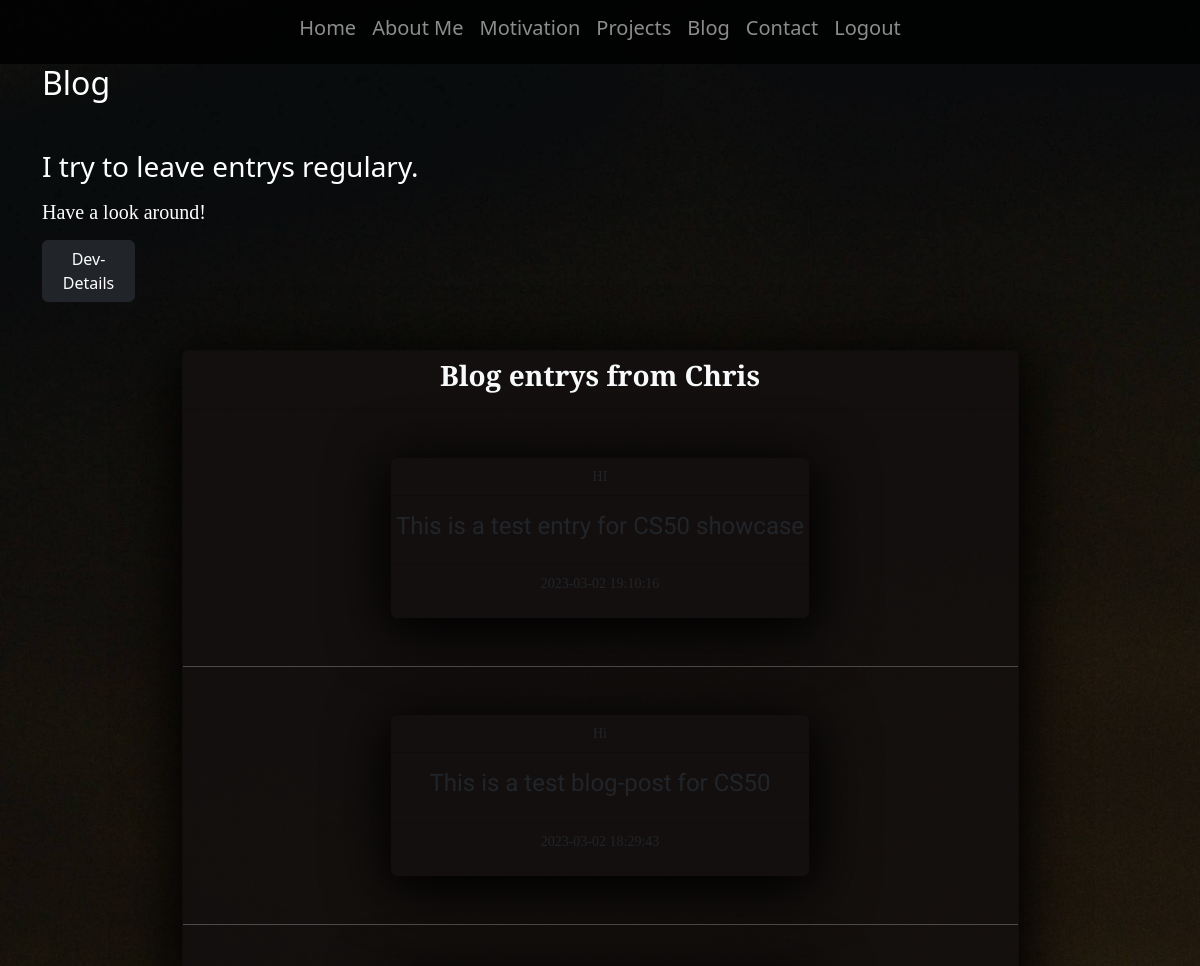
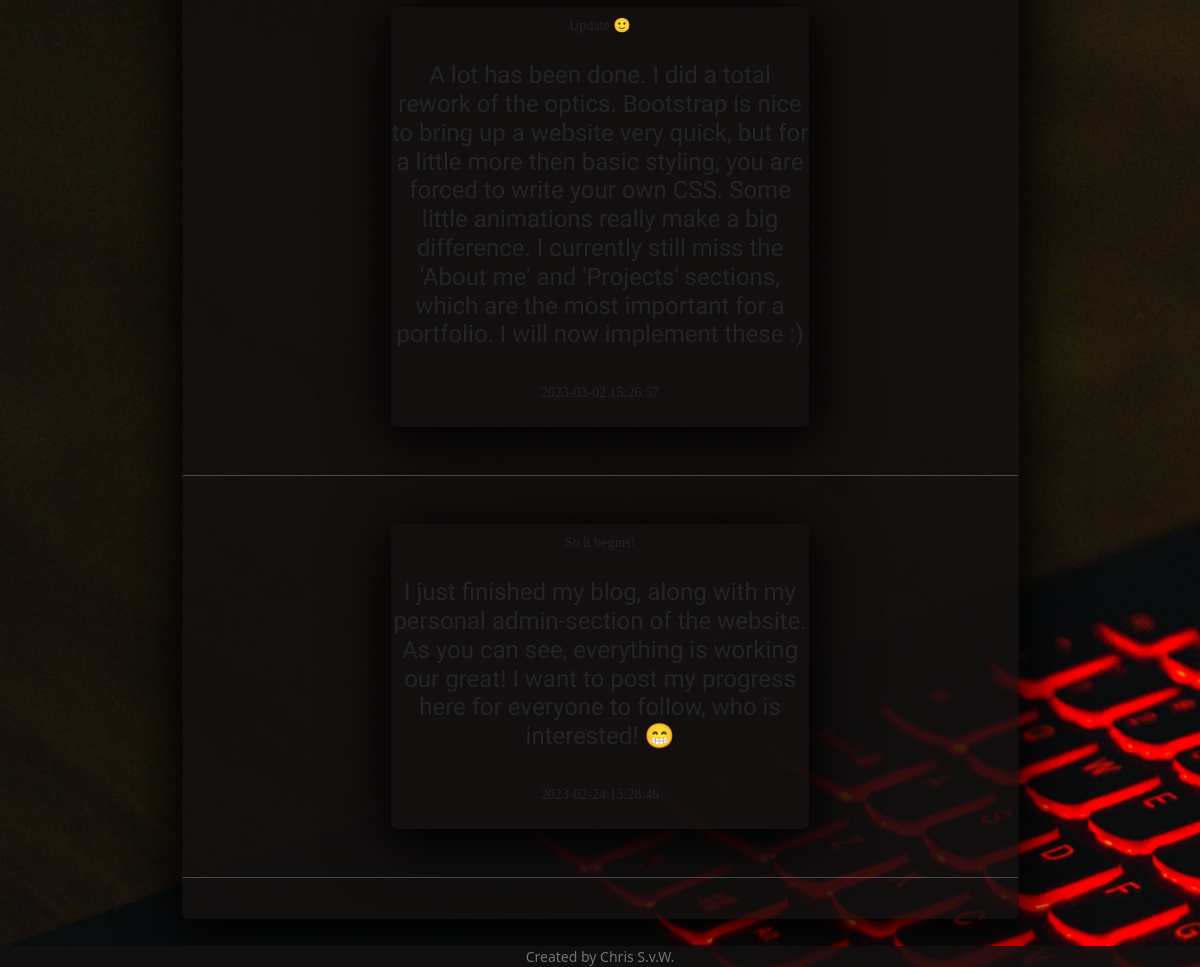
Screenshot of /blog (signed in) with the database file from the repository (2 pictures, top to bottom).
### tables this page shows
CREATE TABLE blog (
post_id INTEGER NOT NULL PRIMARY KEY AUTOINCREMENT,
text TEXT NOT NULL,
title TEXT NOT NULL,
timestamp TEXT
);

### app.py (the view)
@app.route("/blog", methods=["GET"])
@login_required
def blog():
    blogs = db.execute("SELECT * FROM blog ORDER BY timestamp DESC;")
    return render_template("blog.html", blogs=blogs)

### app.py (called while the page is built)
@app.after_request
def after_request(response):
    response.headers["Cache-Control"] = "no-cache, no-store, must-revalidate, public, max-age=0"
    response.headers["Expires"] = 0
    response.headers["Pragma"] = "no-cache"
    return response

### toolbox.py (called while the page is built)
def login_required(f):
    @wraps(f)
    def decorated_function(*args, **kwargs):
        if session.get("user_id") is None:
            return redirect("/login")
        return f(*args, **kwargs)
    return decorated_function

### templates/blog.html (shortened to what this page needs)
{% extends "layout.html" %}
{% block main %}
<h2 class="text-start animation-fade-in-3 mb-5">Blog</h2>
<h3 class="text-start animation-fade-in-4 animation-fly-in-left">I try to leave entrys regulary.</h3>
<h5 class="text-start mt-3 comment-header-font  animation-fade-in-5 animation-fly-in-right">Have a look around!</h5>
<section class="pt-2 text-start" name="documentation">
  <p>
      <a class="btn col-1 btn-dark" data-bs-toggle="collapse" href="#collapseExample" role="button" aria-expanded="false" aria-controls="collapseExample">
        Dev-Details
      </a>
    </p>
</section>
<div class="buffer-1"></div>
    <div class="card mb-5 bg-dark-trans w-75 mx-auto box-shadow-light">
      <div class="card-header">
        <h3 class="site-header-font text-light">Blog entrys from Chris</h3>
      </div>
      <div class="card-text pb-4">
      {%if blogs is defined%}
      {%for blog in blogs%}
      <div class="card border-0 m-5 w-50 mx-auto box-shadow-light bg-dark-trans">
        <div class="card-header bg-color-black small comment-header-font">{{blog['title']}}</div>
        <div class="card-text mt-3 mb-3">
          <h4 class="comment-text-font">{{blog['text']}}</h4>
        </div>
        <div class="card-footer bg-color-blue">
          <p class="small comment-header-font">{{blog['timestamp']}}</p>
        </div>
      </div>
      <hr class="text-light">
      {%endfor%}
      {%endif%}
      </div>
    </div>
{% endblock %}

### static/styles.css (style rules this page uses)
* { padding: 0; margin: 0; box-sizing: border-box; }
body { color: white; }
.site-header-font { font-family: 'Arvo', serif; font-weight: 800; }
.comment-header-font { font-family: 'Arvo', serif; }
.comment-text-font { font-family: 'Catamaran', sans-serif; }
.buffer-1 { min-height: 2em; }
.bg-dark-trans { background: rgba(19, 16, 16, 0.85) }
.box-shadow-light { box-shadow: 1px 10px 55px 8px rgba(0,0,0,1); }
.animation-fade-in-3 { animation: fadeIn 3s; }
.animation-fade-in-4 { animation: fadeIn 4s; }
.animation-fade-in-5 { animation: fadeIn 5s; }
.animation-fly-in-left { position: relative; animation: left-fly-in; animation-duration: 3s; }
.animation-fly-in-right { position: relative; animation: right-fly-in; animation-duration: 3s; }

### rows the page displays
blog: title "HI", text "This is a test entry for CS50 showcase", timestamp "2023-03-02 19:10:16"
blog: text "This is a test blog-post for CS50", timestamp "2023-03-02 18:29:43"
blog: title "Update 🙂", text "A lot has been done. I did a total rework of the optics. Bootstrap is nice to bring up a website very quick, but for a little more then basic styling, you are forced to write your own CSS. Some little animations really make a big difference. I currently still miss the 'About me' and 'Projects' sections, which are the most important for a portfolio. I will now implement these :)", timestamp "2023-03-02 15:26:57"
blog: title "So it begins!", text "I just finished my blog, along with my personal admin-section of the website. As you can see, everything is working our great! I want to post my progress here for everyone to follow, who is interested! 😁", timestamp "2023-02-24 13:28:46"
